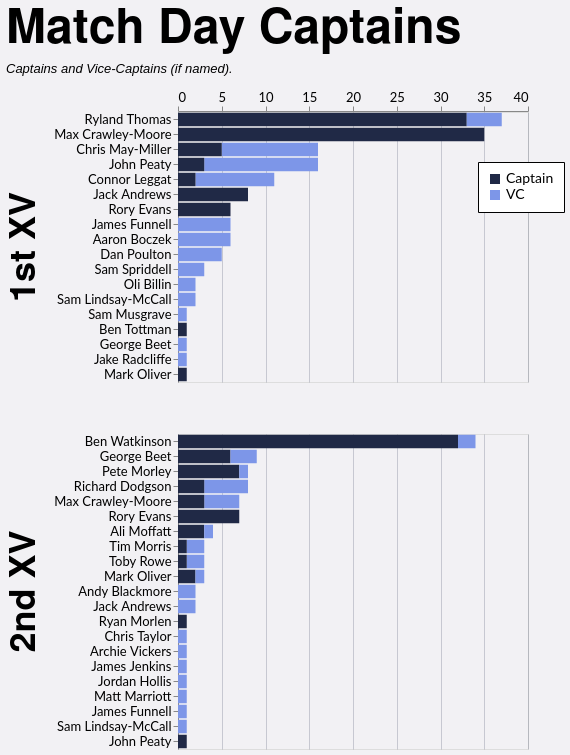

Specify this chart in Vega-Lite:
### Vega-Lite specification from a JSON file in a GitHub repository (floating-point values rounded to 4 significant figures)
{"config": {"axis": {"labelFont": "Lato, sans-serif", "titleFont": "PT Sans Narrow, Helvetica Neue, Helvetica, Arial, sans-serif", "labelFontSize": 13, "titleFontSize": 24, "gridColor": "#202947", "gridOpacity": 0.2}, "header": {"labelFont": "PT Sans Narrow, Helvetica Neue, Helvetica, Arial, sans-serif", "titleFont": "PT Sans Narrow, Helvetica Neue, Helvetica, Arial, sans-serif", "labelFontSize": 24, "titleFontSize": 28, "labelFontWeight": "bold", "orient": "left"}, "legend": {"labelFont": "Lato, sans-serif", "titleFont": "PT Sans Narrow, Helvetica Neue, Helvetica, Arial, sans-serif", "labelFontSize": 14, "titleFontSize": 16, "titlePadding": 5, "fillColor": "white", "strokeColor": "black", "padding": 10, "titleFontWeight": "lighter", "titleFontStyle": "italic", "titleColor": "gray", "offset": 10}, "title": {"font": "PT Sans Narrow, Helvetica Neue, Helvetica, Arial, sans-serif", "fontSize": 48, "fontWeight": "bold", "anchor": "start", "align": "center", "titlePadding": 20, "subtitlePadding": 10, "subtitleFontSize": 13, "subtitleColor": "", "subtitleFontStyle": "italic", "offset": 15, "color": "black"}, "axisX": {"labelAngle": 0}, "facet": {"title": null, "header": null, "align": {"row": "each", "column": "each"}}, "resolve": {"scale": {"y": "independent", "facet": "independent"}}, "background": "#f2f1f4"}, "data": {"name": "data-eb29eece1088887d152450cd75621989"}, "mark": {"type": "bar"}, "encoding": {"color": {"field": "is_captain", "legend": {"labelExpr": "datum.value ? 'Captain' : 'VC'", "legendX": 300, "legendY": 50, "orient": "none", "title": null}, "scale": {"domain": [true, false], "range": ["#202946", "#7d96e8"]}, "type": "nominal"}, "order": {"field": "is_captain", "sort": "descending", "type": "nominal"}, "row": {"field": "squad", "header": {"labelExpr": "datum.value + ' XV'", "labelFontSize": 36, "title": null}, "spacing": 50, "title": null, "type": "nominal"}, "tooltip": [{"field": "player", "type": "nominal"}, {"field": "squad", "type": "nominal"}, {"aggregate": "sum", "field": "games", "type": "quantitative"}, {"field": "is_captain", "type": "nominal"}], "x": {"aggregate": "sum", "axis": {"orient": "top", "title": null}, "field": "games", "type": "quantitative"}, "y": {"field": "player", "sort": "-x", "title": null, "type": "nominal"}}, "height": {"step": 15}, "resolve": {"scale": {"y": "independent"}}, "title": {"text": "Match Day Captains", "subtitle": "Captains and Vice-Captains (if named)."}, "width": 350, "$schema": "https://vega.github.io/schema/vega-lite/v5.20.1.json", "datasets": {"data-eb29eece1088887d152450cd75621989": [{"player": "Max Crawley-Moore", "squad": "1st", "season": "2022/23", "game_type": "League", "is_captain": true, "games": 15}, {"player": "Ryland Thomas", "squad": "1st", "season": "2024/25", "game_type": "League", "is_captain": true, "games": 15}, {"player": "Ryland Thomas", "squad": "1st", "season": "2023/24", "game_type": "League", "is_captain": true, "games": 13}, {"player": "Ben Watkinson", "squad": "2nd", "season": "2021/22", "game_type": "League", "is_captain": true, "games": 9}, {"player": "Chris May-Miller", "squad": "1st", "season": "2024/25", "game_type": "League", "is_captain": false, "games": 9}, {"player": "Ben Watkinson", "squad": "2nd", "season": "2023/24", "game_type": "League", "is_captain": true, "games": 9}, {"player": "Connor Leggat", "squad": "1st", "season": "2023/24", "game_type": "League", "is_captain": false, "games": 9}, {"player": "Ben Watkinson", "squad": "2nd", "season": "2022/23", "game_type": "League", "is_captain": true, "games": 9}, {"player": "Max Crawley-Moore", "squad": "1st", "season": "2021/22", "game_type": "League", "is_captain": true, "games": 8}, {"player": "Dan Poulton", "squad": "1st", "season": "2023/24", "game_type": "League", "is_captain": false, "games": 5}, {"player": "Chris May-Miller", "squad": "1st", "season": "2024/25", "game_type": "League", "is_captain": true, "games": 5}, {"player": "Max Crawley-Moore", "squad": "1st", "season": "2023/24", "game_type": "League", "is_captain": true, "games": 5}, {"player": "Jack Andrews", "squad": "1st", "season": "2021/22", "game_type": "Friendly", "is_captain": true, "games": 5}, {"player": "John Peaty", "squad": "1st", "season": "2021/22", "game_type": "League", "is_captain": false, "games": 4}, {"player": "Pete Morley", "squad": "2nd", "season": "2024/25", "game_type": "League", "is_captain": true, "games": 4}, {"player": "Max Crawley-Moore", "squad": "2nd", "season": "2023/24", "game_type": "League", "is_captain": false, "games": 4}, {"player": "Rory Evans", "squad": "1st", "season": "2025/26", "game_type": "League", "is_captain": true, "games": 4}, {"player": "John Peaty", "squad": "1st", "season": "2022/23", "game_type": "League", "is_captain": false, "games": 4}, {"player": "George Beet", "squad": "2nd", "season": "2025/26", "game_type": "League", "is_captain": true, "games": 3}, {"player": "Rory Evans", "squad": "2nd", "season": "2024/25", "game_type": "Friendly", "is_captain": true, "games": 3}, {"player": "Jack Andrews", "squad": "1st", "season": "2021/22", "game_type": "League", "is_captain": true, "games": 3}, {"player": "Rory Evans", "squad": "2nd", "season": "2024/25", "game_type": "League", "is_captain": true, "games": 3}, {"player": "James Funnell", "squad": "1st", "season": "2021/22", "game_type": "Friendly", "is_captain": false, "games": 3}, {"player": "John Peaty", "squad": "1st", "season": "2024/25", "game_type": "League", "is_captain": false, "games": 3}, {"player": "Pete Morley", "squad": "2nd", "season": "2024/25", "game_type": "Friendly", "is_captain": true, "games": 3}, {"player": "Max Crawley-Moore", "squad": "1st", "season": "2022/23", "game_type": "Cup", "is_captain": true, "games": 3}, {"player": "Ryland Thomas", "squad": "1st", "season": "2023/24", "game_type": "Cup", "is_captain": true, "games": 3}, {"player": "Richard Dodgson", "squad": "2nd", "season": "2022/23", "game_type": "League", "is_captain": false, "games": 3}, {"player": "Ryland Thomas", "squad": "1st", "season": "2023/24", "game_type": "League", "is_captain": false, "games": 3}, {"player": "Sam Spriddell", "squad": "1st", "season": "2024/25", "game_type": "League", "is_captain": false, "games": 3}, {"player": "Ben Watkinson", "squad": "2nd", "season": "2021/22", "game_type": "Friendly", "is_captain": true, "games": 2}, {"player": "Ryland Thomas", "squad": "1st", "season": "2024/25", "game_type": "Cup", "is_captain": true, "games": 2}, {"player": "Ali Moffatt", "squad": "2nd", "season": "2021/22", "game_type": "League", "is_captain": true, "games": 2}, {"player": "Andy Blackmore", "squad": "2nd", "season": "2021/22", "game_type": "League", "is_captain": false, "games": 2}, {"player": "Chris May-Miller", "squad": "1st", "season": "2024/25", "game_type": "Cup", "is_captain": false, "games": 2}, {"player": "Aaron Boczek", "squad": "1st", "season": "2025/26", "game_type": "League", "is_captain": false, "games": 2}, {"player": "Richard Dodgson", "squad": "2nd", "season": "2021/22", "game_type": "League", "is_captain": false, "games": 2}, {"player": "James Funnell", "squad": "1st", "season": "2021/22", "game_type": "League", "is_captain": false, "games": 2}, {"player": "Tim Morris", "squad": "2nd", "season": "2023/24", "game_type": "League", "is_captain": false, "games": 2}, {"player": "Jack Andrews", "squad": "2nd", "season": "2023/24", "game_type": "League", "is_captain": false, "games": 2}, {"player": "Toby Rowe", "squad": "2nd", "season": "2021/22", "game_type": "League", "is_captain": false, "games": 2}, {"player": "Max Crawley-Moore", "squad": "2nd", "season": "2024/25", "game_type": "League", "is_captain": true, "games": 2}, {"player": "Max Crawley-Moore", "squad": "1st", "season": "2021/22", "game_type": "Cup", "is_captain": true, "games": 2}, {"player": "Ben Watkinson", "squad": "2nd", "season": "2022/23", "game_type": "Friendly", "is_captain": true, "games": 2}, {"player": "George Beet", "squad": "2nd", "season": "2024/25", "game_type": "League", "is_captain": true, "games": 2}, {"player": "Oli Billin", "squad": "1st", "season": "2023/24", "game_type": "Cup", "is_captain": false, "games": 1}, {"player": "Max Crawley-Moore", "squad": "1st", "season": "2021/22", "game_type": "Friendly", "is_captain": true, "games": 1}, {"player": "Aaron Boczek", "squad": "1st", "season": "2023/24", "game_type": "Cup", "is_captain": false, "games": 1}, {"player": "Ryan Morlen", "squad": "2nd", "season": "2023/24", "game_type": "League", "is_captain": true, "games": 1}, {"player": "Connor Leggat", "squad": "1st", "season": "2023/24", "game_type": "League", "is_captain": true, "games": 1}, {"player": "Mark Oliver", "squad": "2nd", "season": "2023/24", "game_type": "League", "is_captain": true, "games": 1}, {"player": "Ben Watkinson", "squad": "2nd", "season": "2021/22", "game_type": "Cup", "is_captain": false, "games": 1}, {"player": "Ben Watkinson", "squad": "2nd", "season": "2022/23", "game_type": "League", "is_captain": false, "games": 1}, {"player": "John Peaty", "squad": "1st", "season": "2023/24", "game_type": "League", "is_captain": true, "games": 1}, {"player": "James Funnell", "squad": "1st", "season": "2025/26", "game_type": "Friendly", "is_captain": false, "games": 1}, {"player": "Chris Taylor", "squad": "2nd", "season": "2021/22", "game_type": "Friendly", "is_captain": false, "games": 1}, {"player": "George Beet", "squad": "2nd", "season": "2024/25", "game_type": "League", "is_captain": false, "games": 1}, {"player": "Max Crawley-Moore", "squad": "1st", "season": "2023/24", "game_type": "Friendly", "is_captain": true, "games": 1}, {"player": "Sam Musgrave", "squad": "1st", "season": "2023/24", "game_type": "League", "is_captain": false, "games": 1}, {"player": "Richard Dodgson", "squad": "2nd", "season": "2022/23", "game_type": "Cup", "is_captain": true, "games": 1}, {"player": "Tim Morris", "squad": "2nd", "season": "2024/25", "game_type": "League", "is_captain": true, "games": 1}, {"player": "Archie Vickers", "squad": "2nd", "season": "2023/24", "game_type": "Friendly", "is_captain": false, "games": 1}, {"player": "John Peaty", "squad": "1st", "season": "2022/23", "game_type": "League", "is_captain": true, "games": 1}, {"player": "Ben Tottman", "squad": "1st", "season": "2024/25", "game_type": "League", "is_captain": true, "games": 1}, {"player": "Aaron Boczek", "squad": "1st", "season": "2022/23", "game_type": "League", "is_captain": false, "games": 1}, {"player": "George Beet", "squad": "1st", "season": "2025/26", "game_type": "Friendly", "is_captain": false, "games": 1}, {"player": "Ali Moffatt", "squad": "2nd", "season": "2021/22", "game_type": "Cup", "is_captain": true, "games": 1}, {"player": "John Peaty", "squad": "1st", "season": "2024/25", "game_type": "League", "is_captain": true, "games": 1}, {"player": "Oli Billin", "squad": "1st", "season": "2023/24", "game_type": "Friendly", "is_captain": false, "games": 1}, {"player": "Ben Watkinson", "squad": "2nd", "season": "2023/24", "game_type": "Friendly", "is_captain": true, "games": 1}, {"player": "George Beet", "squad": "2nd", "season": "2025/26", "game_type": "Cup", "is_captain": true, "games": 1}, {"player": "James Jenkins", "squad": "2nd", "season": "2022/23", "game_type": "Friendly", "is_captain": false, "games": 1}, {"player": "Max Crawley-Moore", "squad": "2nd", "season": "2023/24", "game_type": "League", "is_captain": true, "games": 1}, {"player": "Ryland Thomas", "squad": "1st", "season": "2023/24", "game_type": "Cup", "is_captain": false, "games": 1}, {"player": "Jordan Hollis", "squad": "2nd", "season": "2021/22", "game_type": "League", "is_captain": false, "games": 1}, {"player": "Richard Dodgson", "squad": "2nd", "season": "2022/23", "game_type": "League", "is_captain": true, "games": 1}, {"player": "Rory Evans", "squad": "1st", "season": "2025/26", "game_type": "Friendly", "is_captain": true, "games": 1}, {"player": "Rory Evans", "squad": "1st", "season": "2025/26", "game_type": "Cup", "is_captain": true, "games": 1}, {"player": "John Peaty", "squad": "1st", "season": "2021/22", "game_type": "Cup", "is_captain": false, "games": 1}, {"player": "Aaron Boczek", "squad": "1st", "season": "2023/24", "game_type": "League", "is_captain": false, "games": 1}, {"player": "Aaron Boczek", "squad": "1st", "season": "2025/26", "game_type": "Cup", "is_captain": false, "games": 1}, {"player": "Mark Oliver", "squad": "2nd", "season": "2023/24", "game_type": "Friendly", "is_captain": true, "games": 1}, {"player": "Matt Marriott", "squad": "2nd", "season": "2021/22", "game_type": "League", "is_captain": false, "games": 1}, {"player": "Pete Morley", "squad": "2nd", "season": "2021/22", "game_type": "League", "is_captain": false, "games": 1}, {"player": "James Funnell", "squad": "2nd", "season": "2023/24", "game_type": "League", "is_captain": false, "games": 1}, {"player": "Sam Lindsay-McCall", "squad": "1st", "season": "2021/22", "game_type": "Friendly", "is_captain": false, "games": 1}, {"player": "Ali Moffatt", "squad": "2nd", "season": "2021/22", "game_type": "League", "is_captain": false, "games": 1}, {"player": "Toby Rowe", "squad": "2nd", "season": "2021/22", "game_type": "Cup", "is_captain": true, "games": 1}, {"player": "John Peaty", "squad": "1st", "season": "2021/22", "game_type": "Friendly", "is_captain": false, "games": 1}, {"player": "Sam Lindsay-McCall", "squad": "1st", "season": "2023/24", "game_type": "Friendly", "is_captain": false, "games": 1}, {"player": "Jake Radcliffe", "squad": "1st", "season": "2025/26", "game_type": "Cup", "is_captain": false, "games": 1}, {"player": "Rory Evans", "squad": "2nd", "season": "2024/25", "game_type": "Cup", "is_captain": true, "games": 1}, {"player": "Mark Oliver", "squad": "2nd", "season": "2023/24", "game_type": "League", "is_captain": false, "games": 1}, {"player": "Sam Lindsay-McCall", "squad": "2nd", "season": "2024/25", "game_type": "Friendly", "is_captain": false, "games": 1}, {"player": "Richard Dodgson", "squad": "2nd", "season": "2021/22", "game_type": "League", "is_captain": true, "games": 1}, {"player": "George Beet", "squad": "2nd", "season": "2024/25", "game_type": "Friendly", "is_captain": false, "games": 1}, {"player": "George Beet", "squad": "2nd", "season": "2021/22", "game_type": "League", "is_captain": false, "games": 1}, {"player": "Connor Leggat", "squad": "1st", "season": "2023/24", "game_type": "Friendly", "is_captain": true, "games": 1}, {"player": "Mark Oliver", "squad": "1st", "season": "2023/24", "game_type": "Cup", "is_captain": true, "games": 1}, {"player": "John Peaty", "squad": "2nd", "season": "2024/25", "game_type": "League", "is_captain": true, "games": 1}]}}
